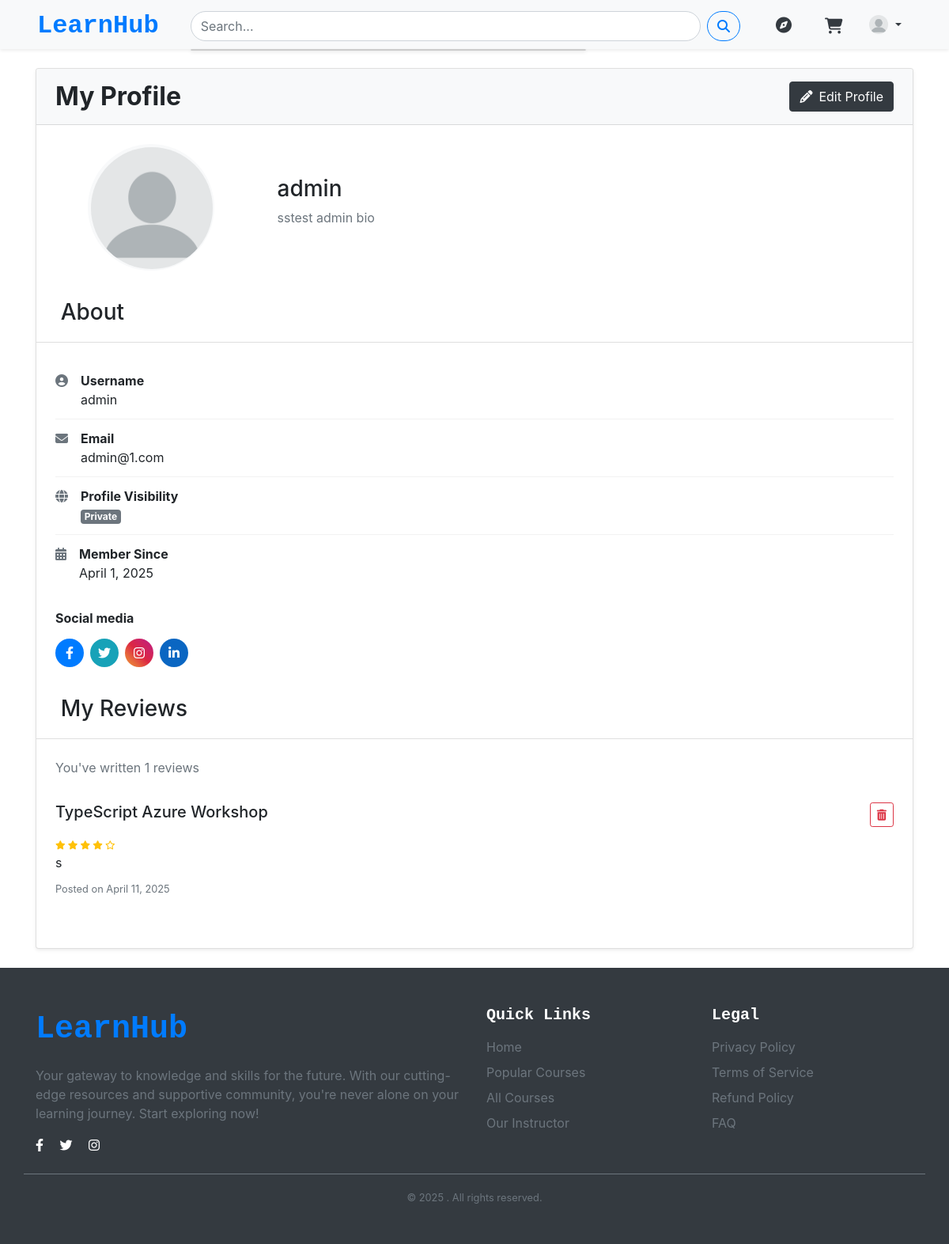
The app's page /users/profile/ (signed in) with its own data.
### users/models.py (models this page shows, shortened)
class CustomUser(AbstractUser):
    avatar = models.ImageField(upload_to='avatars/',default='blank_profile.png',blank=True)
    bio = models.TextField(blank=True)
    email = models.EmailField(unique=True)
    username = models.CharField(max_length=30,unique=False,blank=False)
    is_instructor = models.BooleanField(default=False)
    profile_public = models.BooleanField(default=False)
    USERNAME_FIELD = 'email'
    REQUIRED_FIELDS = ['username']
    objects = CustomUserManager()
    facebook_url = models.URLField(blank=True, null=True)
    twitter_url = models.URLField(blank=True, null=True)
    instagram_url = models.URLField(blank=True, null=True)
    linkedin_url = models.URLField(blank=True, null=True)

### courses/models.py (models this page shows, shortened)
class Review(models.Model):
    course = models.ForeignKey(Course, on_delete=models.CASCADE, related_name='reviews')
    student = models.ForeignKey(settings.AUTH_USER_MODEL, on_delete=models.CASCADE)
    rating = models.PositiveSmallIntegerField(choices=[(i, i) for i in range(1, 6)])
    comment = models.TextField(blank=True)
    created_at = models.DateTimeField(auto_now_add=True)

class Course(models.Model):
    title = models.CharField(max_length=200)
    description = models.TextField()
    category = models.ForeignKey(
        CourseCategory,
        on_delete=models.SET_NULL,
        null=True
    )
    tags = models.ManyToManyField(Tag, blank=True)
    instructor = models.ForeignKey(
        settings.AUTH_USER_MODEL,
        on_delete=models.CASCADE,
        related_name='taught_courses'
    )
    LEVEL_CHOICES = [
        ('BG', 'Beginner'),
        ('IM', 'Intermediate'),
        ('AD', 'Advanced'),
    ]
    price = models.DecimalField(max_digits=10, decimal_places=2)
    is_free = models.BooleanField(default=False)
    created_at = models.DateTimeField(auto_now_add=True)
    updated_at = models.DateTimeField(auto_now=True)
    is_published = models.BooleanField(default=False)
    level = models.CharField(max_length=2, choices=LEVEL_CHOICES, default='BG')
    thumbnail = models.ImageField(upload_to='course_thumbnails/')
    average_rating = models.FloatField(default=0.0)
    rating_count = models.PositiveIntegerField(default=0)

### users/views.py (the view)
# urls.py: path('profile/',views.profile,name='profile'),
@login_required(login_url='login')
def profile(request):
    user = request.user
    return render(request,'profile/profile.html',{'user':user})

### templates/profile/profile.html (shortened to what this page needs)
{% extends 'base.html' %}
{% load static %}
{% block content %}
<div class="container py-4">
    <div class="row justify-content-center">
        <div class="col-lg-12">
            <div class="card shadow-sm">
                <div class="card-header bg-light px-4 py-3">
                    <div class="d-flex justify-content-between align-items-center">
                        <h2 class="mb-0 fw-bold">My Profile</h2>
                        <a href="{% url 'profile_settings' %}" class="btn btn-dark">
                            <i class="fas fa-pencil-alt me-2"></i>Edit Profile
                        </a>
                    </div>
                </div>
                <div class="card-body p-0">
                    <div class="row align-items-center p-4">
                        <div class="col-md-3 text-center mb-4 mb-md-0">
                            <div class="avatar-wrapper rounded-circle bg-light p-1 mx-auto" style="width: 160px; height: 160px;">
                                {% if user.avatar %}
                                    <img src="{{ user.avatar.url }}"
                                         alt="{{ user.username }}"
                                         class="rounded-circle"
                                         width="154" height="154"
                                         style="object-fit: cover;">
                                {% else %}
                                    <img src="{% static 'images/blank_profile.png' %}"
                                         alt="default avatar"
                                         class="rounded-circle"
                                         width="154" height="154"
                                         style="object-fit: cover;">
                                {% endif %}
                            </div>
                        </div>
                        <div class="col-md-9">
                            <div class="d-flex flex-column h-100">
                                <div class="pt-3 mb-3 ml-2">
                                    <h2 class="h3 mb-2">
                                        {{ user.get_full_name|default:user.username }}
                                    </h2>
                                    <div class="text-muted mb-3">
                                        {% if user.bio %}
                                            <p class="mb-0">{{ user.bio }}</p>
                                        {% else %}
                                            <p class="mb-0 text-muted">No bio added yet.</p>
                                        {% endif %}
                                    </div>
                                </div>
                            </div>
                        </div>
                    </div>
                    <div class="profile-card">
                        <div class="card-header bg-white">
                            <h3 class="section-title">About</h3>
                        </div>
                        <div class="card-body p-4">
                            <ul class="list-unstyled mb-0">
                                <li class="info-item d-flex">
                                    <div class="flex-shrink-0 me-3 text-muted">
                                        <i class="fas fa-user-circle"></i>
                                    </div>
                                    <div>
                                        <strong>Username</strong>
                                        <div>{{ user.username }}</div>
                                    </div>
                                </li>
                                <li class="info-item d-flex">
                                    <div class="flex-shrink-0 me-3 text-muted">
                                        <i class="fas fa-envelope"></i>
                                    </div>
                                    <div>
                                        <strong>Email</strong>
                                        <div>{{ user.email }}</div>
                                    </div>
                                </li>
                                <li class="info-item d-flex">
                                    <div class="flex-shrink-0 me-3 text-muted">
                                        <i class="fas fa-globe"></i>
                                    </div>
                                    <div>
                                        <strong>Profile Visibility</strong>
                                        <div>
                                            {% if user.profile_public %}
                                                <span class="badge bg-success">Public</span>
                                            {% else %}
                                                <span class="badge bg-secondary">Private</span>
                                            {% endif %}
                                        </div>
                                    </div>
                                </li>
                                <li class="info-item d-flex">
                                    <div class="flex-shrink-0 me-3 text-muted">
                                        <i class="fas fa-calendar-alt"></i>
                                    </div>
                                    <div>
                                        <strong>Member Since</strong>
                                        <div>{{ user.date_joined|date:"F j, Y" }}</div>
                                    </div>
                                </li>
                            </ul>
                        </div>
                        {% if user.facebook_url or user.twitter_url or user.instagram_url or user.linkedin_url %}
                        <div class="px-4 ">
                            <h6 class="fw-bold mb-3">Social media</h6>
                            <div class="d-flex gap-2">
                                {% if user.facebook_url %}
                                    <a href="{{ user.facebook_url }}" target="_blank" class="social-icon bg-primary text-white">
                                        <i class="fab fa-facebook-f"></i>
                                    </a>
                                {% endif %}
                                {% if user.twitter_url %}
                                    <a href="{{ user.twitter_url }}" target="_blank" class="social-icon bg-info text-white">
                                        <i class="fab fa-twitter"></i>
                                    </a>
                                {% endif %}
                                {% if user.instagram_url %}
                                    <a href="{{ user.instagram_url }}" target="_blank" class="social-icon bg-gradient-instagram text-white">
                                        <i class="fab fa-instagram"></i>
                                    </a>
                                {% endif %}
                                {% if user.linkedin_url %}
                                    <a href="{{ user.linkedin_url }}" target="_blank" class="social-icon bg-linkedin text-white">
                                        <i class="fab fa-linkedin-in"></i>
                                    </a>
                                {% endif %}
                            </div>
                        </div>
                        {% endif %}
                    </div>
                    <div class="profile-card">
                        <div class="card-header bg-white">
                            <h3 class="section-title">My Reviews</h3>
                        </div>
                        <div class="card-body p-4">
                            {% if user.review_set.all %}
                                <div class="mb-3">
                                    <span class="text-muted">You've written {{ user.review_set.count }} reviews</span>
                                </div>
                                {% for review in user.review_set.all %}
                                <div class="review-item">
                                    <div class="d-flex justify-content-between align-items-start mb-2">
                                        <h5>{{ review.course.title }}</h5>
                                        <div>
                                            <form method="POST" action="{% url 'delete_review' review.id %}" class="d-inline">
                                                <button type="submit" class="btn btn-sm btn-outline-danger" >
                                                    <i class="fas fa-trash-alt"></i>
                                                </button>
                                            </form>
                                        </div>
                                    </div>
                                    <div class="rating-stars d-inline-block me-2">
                                        {% for i in "12345" %}
                                            {% if forloop.counter <= review.rating %}
                                                <i class="fas fa-star"></i>
                                            {% else %}
                                                <i class="far fa-star"></i>
                                            {% endif %}
                                        {% endfor %}
                                    </div>
                                    <p class="mb-2">{{ review.comment }}</p>
                                    <small class="text-muted">Posted on {{ review.created_at|date:"F j, Y" }}</small>
                                </div>
                                {% endfor %}
                            {% else %}
                                <p class="text-muted">You haven't written any reviews yet.</p>
                            {% endif %}
                        </div>
                    </div>
                </div>
            </div>
        </div>
    </div>
</div>
{% endblock %}

### templates/include/nav.html (shortened to what this page needs)
{% load static%}
{% load course_extras %}
<link rel="stylesheet" href="https://cdn.jsdelivr.net/npm/bootstrap@4.4.1/dist/css/bootstrap.min.css">
<nav class="shadow-sm navbar navbar-expand-lg navbar-light bg-light shadow-sm sticky-top pt-1 pb-0">
    <div class="container-fluid mx-3 d-flex justify-content-between">
      <a class="navbar-brand mb-0 fs-2 fw-bold font-monospace text-primary" href="/"> LearnHub
      </a>
      <div class="collapse navbar-collapse" id="navbarNav">
        <div class="d-flex mx-lg-4 flex-lg-grow-1">
          <form class="w-100" role="search" method="GET" action="{% url 'search_courses' %}">
            <div class="input-group">
              <input class="form-control rounded-pill py-2 search-bar" type="search" name="q" placeholder="Search..."
                aria-label="Search">
              <button class="btn btn-outline-primary rounded-pill ms-2" type="submit">
                <i class="fas fa-search"></i>
              </button>
            </div>
            <div class="suggestions"
              style="position: absolute; z-index: 1000; background: white; border: 1px solid #ccc; width: 100%; max-width: 500px; box-shadow: 0 2px 5px rgba(0,0,0,0.1); border-radius: 5px; font-size: 14px;">
            </div>
          </form>
        </div>
        <div class="d-flex align-items-center justify-content-between">
          <a href="{% url 'course_list' %}?subject=all" class="btn btn-link text-dark mx-2 d-none d-lg-block" title="Explore">
            <i class="fas fa-compass fs-5"></i>
          </a>
          {% if user.is_authenticated %}
            <div class="d-flex">
              <a href="{% url 'view_cart' %}" class="btn btn-link text-dark position-relative mx-2" title="Cart">
                <i class="fas fa-shopping-cart fs-5 pt-1"></i>
              </a>
              <div class="dropdown">
                <a class="btn btn-link text-dark dropdown-toggle" href="#" role="button" id="userDropdown" data-bs-toggle="dropdown" aria-expanded="false">
                  <img src="{{ user.avatar.url }}" class="rounded-circle mb-1" style="width: 24px; height: 24px;">
                </a>
              </div>
            </div>
          {% else %}
            <div class="btn-group d-flex my-2" role="group">
              <a href="{% url 'login' %}" class="btn btn-outline-secondary ms-2">Login</a>
              <a href="{% url 'signup' %}" class="btn btn-dark me-2">Sign Up</a>
            </div>
          {% endif %}
        </div>
      </div>
    </div>
</nav>

### static/css/style.css (style rules this page uses)
body { box-sizing: border-box; margin: 0; padding: 0; font-family: Helvetica, Arial, sans-serif; }

### static/css/autocomplete.css (style rules this page uses)
.suggestions { position: absolute; z-index: 1000; background: rgb(27, 26, 26); border: 1px solid #111010; border-top: none; width: 100%; box-shadow: 0 2px 5px rgba(0,0,0,0.1); border-radius: 5px; border-top-left-radius: 0; border-top-right-radius: 0; font-size: 16px; max-height: 400px; overflow-y: auto; color: black; top: 100%; left: 20; }

### static/css/course_list.css (style rules this page uses)
.rating-stars { color: #fab437; font-size: 0.7rem; }
.badge { font-size: 0.65rem; font-weight: 600; padding: 3px 6px; }

### templates/profile/profile.html (style rules this page uses)
.social-icon { width: 36px; height: 36px; display: inline-flex; align-items: center; justify-content: center; border-radius: 50%; }
.info-item { padding: 0.75rem 0; border-bottom: 1px solid rgba(0,0,0,0.05); }
.info-item:last-child { border-bottom: none; }
.bg-gradient-instagram { background: linear-gradient(45deg, #f09433, #e6683c, #dc2743, #cc2366, #bc1888); }
.bg-linkedin { background-color: #0a66c2; }
.review-item { padding: 1rem 0; border-bottom: 1px solid #f0f0f0; }
.review-item:last-child { border-bottom: none; }
.rating-stars { color: #ffc107; }
.section-title { padding-left: 1%; }
.profile-card { border-radius: 0.5rem; overflow: hidden; margin-bottom: 1.5rem; }

### records on screen
CustomUser: avatar (placeholder picture), get_full_name "admin", bio "sstest admin bio", username "admin", email "admin@1.com", date_joined "April 1, 2025", review_set.count "1"
Review: course "TypeScript Azure Workshop", rating 4 (drawn), comment "s", created_at "April 11, 2025"
